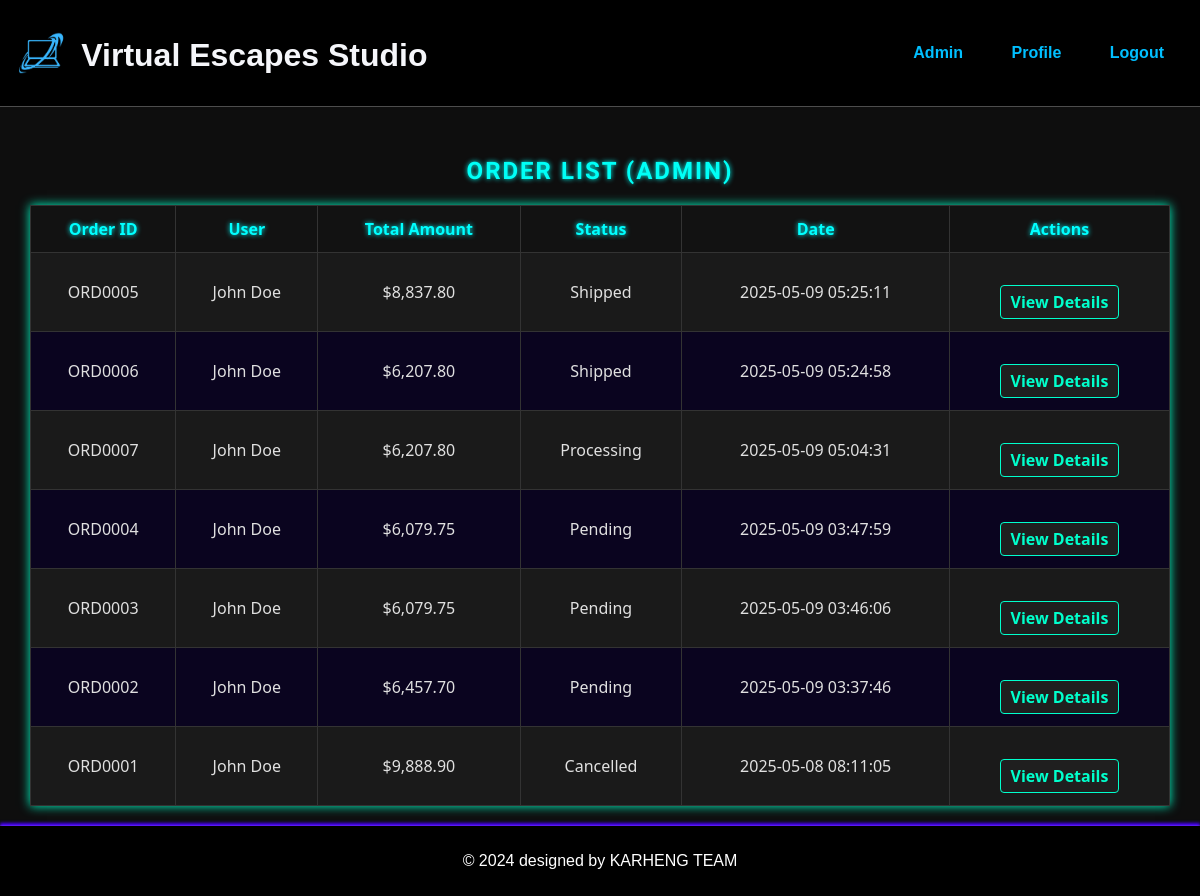
The page /admin/admin_orders.php (signed in) on the database as committed earlier.
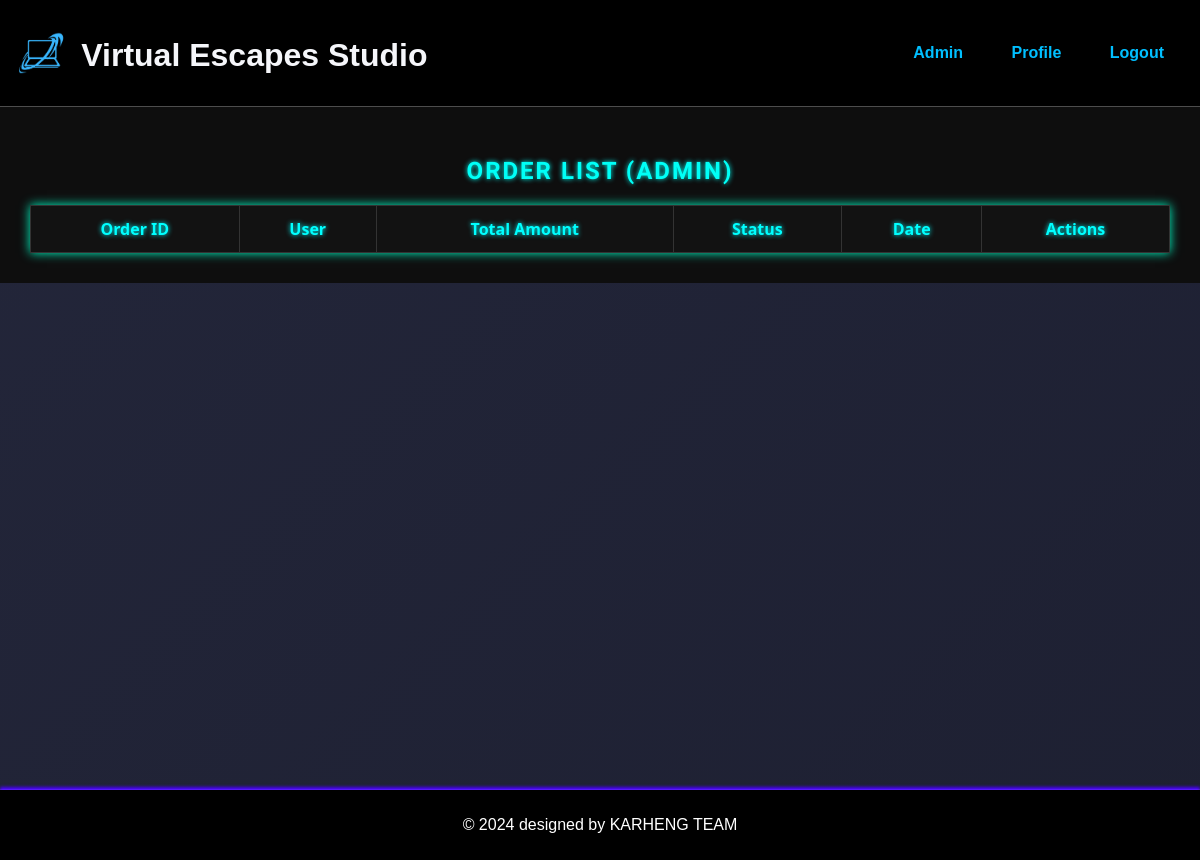
The same page on the database as committed later.
### tables this page shows
CREATE TABLE `orders` (
  `Order_ID` char(7) NOT NULL,
  `User_ID` char(6) NOT NULL,
  `Total_Price` decimal(10,2) NOT NULL,
  `Status` varchar(20) NOT NULL,
  `Shipping_Cost` decimal(10,2) DEFAULT NULL,
  `Order_Quantity` varchar(10) DEFAULT NULL,
  `tax_amount` decimal(10,2) DEFAULT NULL,
  `subtotal` decimal(10,2) DEFAULT NULL,
  `created_at` timestamp NOT NULL DEFAULT current_timestamp()
);

CREATE TABLE `user` (
  `User_ID` char(6) NOT NULL,
  `Username` varchar(100) NOT NULL,
  `Gender` varchar(10) DEFAULT NULL,
  `Password` varchar(255) NOT NULL,
  `Birthday` date DEFAULT NULL,
  `Register_Date` datetime NOT NULL,
  `Email` varchar(100) NOT NULL,
  `Address` varchar(255) NOT NULL,
  `Status` varchar(20) NOT NULL DEFAULT 'Active'
);

### base.php (called while the page is built, shortened)
<?php
function getAllOrders($conn) {
    $stmt = $conn->prepare("SELECT orders.*, user.Username
                            FROM orders
                            JOIN user ON orders.User_ID = user.User_ID
                            ORDER BY orders.created_at DESC");
    $stmt->execute();
    return $stmt->fetchAll(PDO::FETCH_ASSOC);
}
?>

### admin/admin_orders.php (the view, shortened to what this page needs)
<?php
include '../includes/header.php';
include '../db.php';
include '../base.php';
$orders = getAllOrders($conn);
?>
<div class="admin-dashboard">
<h2>Order List (Admin)</h2>
<table border="1">
    <thead>
        <tr>
            <th>Order ID</th>
            <th>User</th>
            <th>Total Amount</th>
            <th>Status</th>
            <th>Date</th>
            <th>Actions</th>
        </tr>
    </thead>
    <tbody>
        <?php foreach ($orders as $order): ?>
            <tr>
                <td><?php echo $order['Order_ID']; ?></td>
                <td><?php echo htmlspecialchars($order['Username']); ?></td>
                <td>$<?php echo number_format($order['Total_Price'], 2); ?></td>
                <td><?php echo $order['Status']; ?></td>
                <td><?php echo $order['created_at']; ?></td>
                <td>
                    <a href="admin_order_detail.php?id=<?php echo $order['Order_ID']; ?>">View Details</a>
                </td>
            </tr>
        <?php endforeach; ?>
    </tbody>
</table>
</div>
<?php
include '../includes/footer.php';
?>

Rows that differ between the two databases and show on the page:
removed orders: Order_ID "ORD0005", User_ID.Username "John Doe", Total_Price "8,837.80", Status "Shipped", created_at "2025-05-09 05:25:11"
removed orders: Order_ID "ORD0006", User_ID.Username "John Doe", Total_Price "6,207.80", Status "Shipped", created_at "2025-05-09 05:24:58"
removed orders: Order_ID "ORD0007", User_ID.Username "John Doe", Total_Price "6,207.80", Status "Processing", created_at "2025-05-09 05:04:31"
removed orders: Order_ID "ORD0004", User_ID.Username "John Doe", Total_Price "6,079.75", Status "Pending", created_at "2025-05-09 03:47:59"
removed orders: Order_ID "ORD0003", User_ID.Username "John Doe", Total_Price "6,079.75", Status "Pending", created_at "2025-05-09 03:46:06"
removed orders: Order_ID "ORD0002", User_ID.Username "John Doe", Total_Price "6,457.70", Status "Pending", created_at "2025-05-09 03:37:46"
removed orders: Order_ID "ORD0001", User_ID.Username "John Doe", Total_Price "9,888.90", Status "Cancelled", created_at "2025-05-08 08:11:05"
